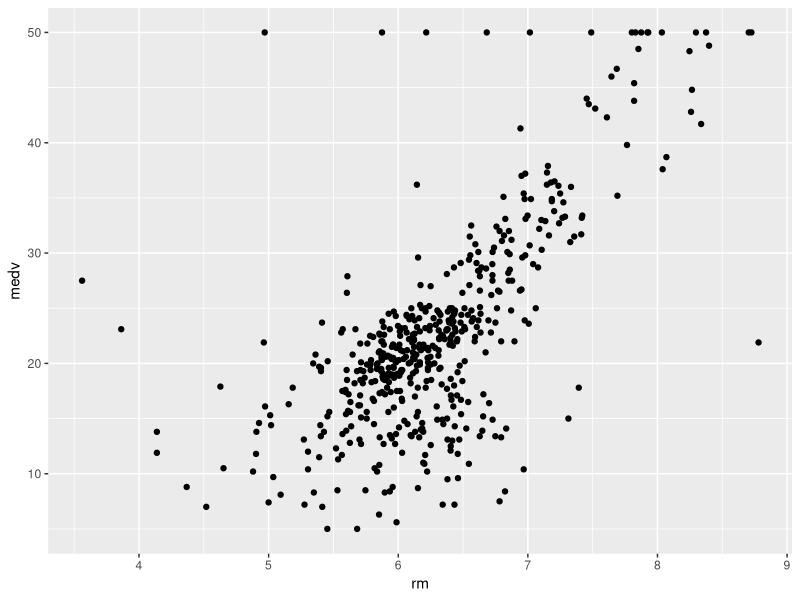

Generate this figure with R: (Note: this script raises an error after producing the figure.)
## ---- chunk 1
library(tidyverse) # manipulacao de data.frame
library(MASS) # dados Boston
library(broom) # tidy
## ---- chunk 2
glimpse(Boston)
## ---- chunk 3
# Descrição das variáveis
help(Boston)
## ---- chunk 4
Boston |>
    ggplot(aes(x = rm, y = medv)) +
    geom_point()
## ---- chunk 5
mod_simples <- Boston |>
    lm(medv ~ rm, data = .)
mod_simples |>
    summary()
## ---- chunk 6

## ---- chunk 7

## ---- chunk 8

## ---- chunk 9

